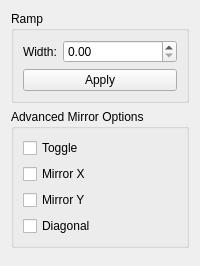
<?xml version="1.0" encoding="UTF-8"?>
<ui version="4.0">
 <class>WBQtRampPanel</class>
 <widget class="QWidget" name="WBQtRampPanel">
  <property name="windowTitle">
   <string>Ramp Options</string>
  </property>
  <layout class="QVBoxLayout" name="rootLayout">
   <item>
    <widget class="QGroupBox" name="rampBox">
     <property name="title">
      <string>Ramp</string>
     </property>
     <layout class="QVBoxLayout" name="rampLay">
      <item>
       <layout class="QHBoxLayout" name="widthRow" stretch="0,1">
        <item>
         <widget class="QLabel" name="widthLabel">
          <property name="text">
           <string>Width:</string>
          </property>
         </widget>
        </item>
        <item>
         <widget class="QDoubleSpinBox" name="width">
          <property name="decimals">
           <number>2</number>
          </property>
          <property name="maximum">
           <double>1000000.000000000000000</double>
          </property>
         </widget>
        </item>
       </layout>
      </item>
      <item>
       <widget class="QPushButton" name="applyBtn">
        <property name="text">
         <string>Apply</string>
        </property>
       </widget>
      </item>
     </layout>
    </widget>
   </item>
   <item>
    <widget class="QGroupBox" name="mirrorBox">
     <property name="title">
      <string>Advanced Mirror Options</string>
     </property>
     <layout class="QVBoxLayout" name="mirrorLay">
      <item>
       <widget class="QCheckBox" name="mirror">
        <property name="text">
         <string>Toggle</string>
        </property>
       </widget>
      </item>
      <item>
       <widget class="QCheckBox" name="mirrorX">
        <property name="text">
         <string>Mirror X</string>
        </property>
       </widget>
      </item>
      <item>
       <widget class="QCheckBox" name="mirrorY">
        <property name="text">
         <string>Mirror Y</string>
        </property>
       </widget>
      </item>
      <item>
       <widget class="QCheckBox" name="mirrorXY">
        <property name="text">
         <string>Diagonal</string>
        </property>
       </widget>
      </item>
     </layout>
    </widget>
   </item>
   <item>
    <spacer name="bottomSpacer">
     <property name="orientation">
      <enum>Qt::Vertical</enum>
     </property>
    </spacer>
   </item>
  </layout>
 </widget>
 <resources/>
 <connections/>
</ui>
